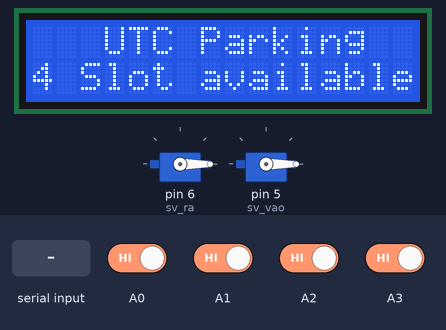
A sketch run on a simulated Arduino Uno, built with avr-gcc and run on an emulated ATmega328P. On the bench: 16×2 character LCD, 2 × servo. The inputs (shaded band) are chosen by the test bench; at power-on: A0–3 HIGH. What the sketch prints to the serial monitor is not drawn.

Above: at 1.3 s.
1.4 s: "1" received over Serial
At 2.1 s:
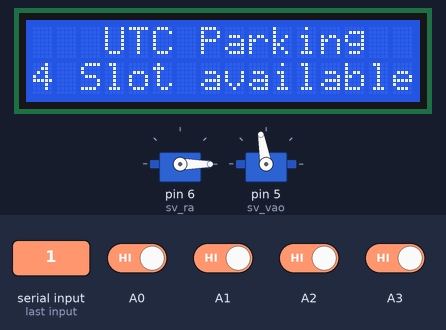
2.9 s: "2" received over Serial
At 4.0 s:
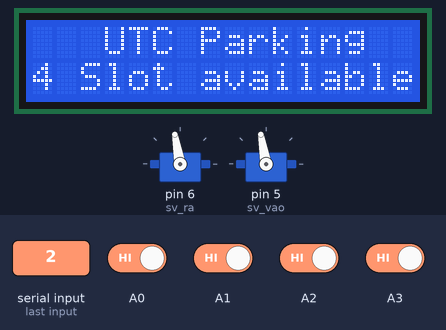
4.4 s: A0 driven LOW
At 5.1 s:
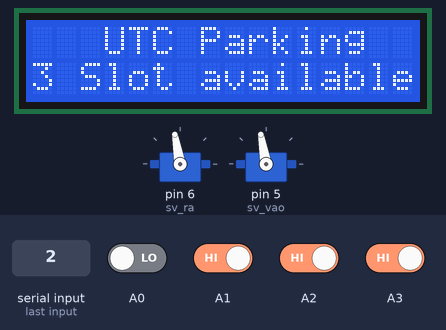
7.4 s: A1 driven LOW
At 8.2 s:
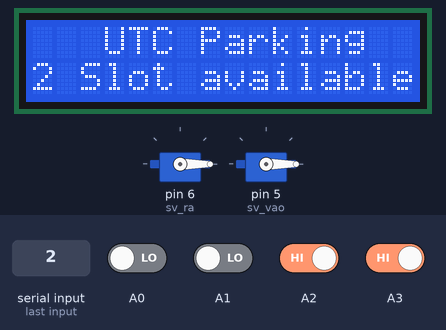
8.9 s: A2 driven LOW
At 9.3 s:
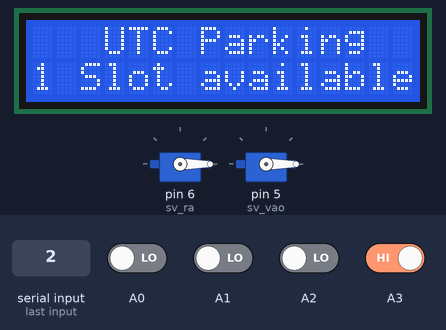
10.5 s: A3 driven LOW
At 11.5 s:
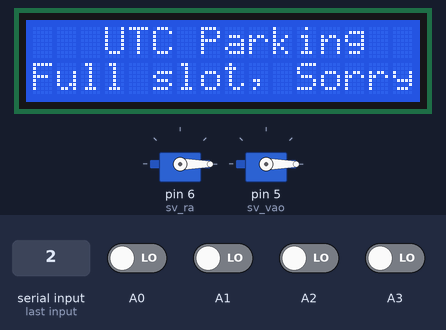
Timing chart, 0 to 13.0 s (numbered marks = the images above; inputs shaded):
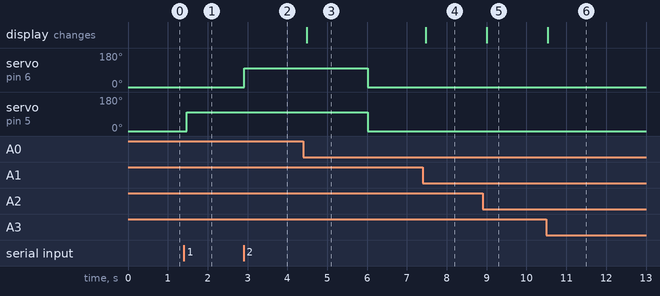

Measured:
- after the input at 1.4 s, servo on pin 5 (sv_vao): 0° → 100° after 0.07 s
- after the input at 2.9 s, servo on pin 6 (sv_ra): 0° → 100° at once
- after the input at 4.4 s, the display: changes after 0.08 s (image 3)
- after the input at 7.4 s, the display: changes after 0.07 s (image 4)
- after the input at 8.9 s, the display: changes after 0.10 s (image 5)
- after the input at 10.5 s, the display: changes at once (image 6)

The sketch:

use_millis.ino
```cpp
//lcd, button, servo
#include <Wire.h>
#include <LiquidCrystal_I2C.h>
LiquidCrystal_I2C lcd(0x27, 16, 2);
int a = 0 , b = 0, c = 0, d = 0;
int count = 0;

//rfid
#include <SPI.h>
#include <MFRC522.h>
#include <Servo.h>

#define RST_PIN         9
#define SS_RA         8           // Configurable, see typical pin layout above
#define SS_VAO         10          // Configurable, see typical pin layout above
Servo sv_vao, sv_ra;
int sv;

MFRC522 mfrc522_ra(SS_RA, RST_PIN);   // Create mfrc522_ra instance.
MFRC522 mfrc522_vao(SS_VAO, RST_PIN);   // Create mfrc522_ra instance.

long prevTime = 0;

void setup()
{
  // initialize the LCD
  Serial.begin(9600);
  lcd.init();
  lcd.backlight();

  // initialize the RFID
  while (!Serial);    // Do nothing if no serial port is opened (added for Arduinos based on ATMEGA32U4)
  SPI.begin();        // Init SPI bus
  //rfid_ra
  mfrc522_ra.PCD_Init(); // Init mfrc522_ra card
  sv_ra.attach(6);
  sv_ra.write(0);
  //rfid_vao
  mfrc522_vao.PCD_Init(); // Init mfrc522_vao card
  sv_vao.attach(5);
  sv_vao.write(0);
}

void loop()
{
  button();
  stop_servo();
  hien_thi();
  the_vao();
  the_ra();
}

void button() {
  while (Serial.available())
  {
    sv = Serial.read();
    Serial.println(sv);
//    delay(200);
  }
  if (sv == '1')
  {
    if (count == 4) sv = 0;
    else {
      sv_vao.write(100);
      sv = 0;
      prevTime = millis();
    }
  }
  if (sv == '2')
  {
    sv_ra.write(100);
    sv = 0;
    prevTime = millis();
  }
}

void stop_servo() {
  if (millis() - prevTime >= 3000 && sv_vao.read() == 100) {
    sv_vao.write(0);
  }
  if (millis() - prevTime >= 3000 && sv_ra.read() == 100) {
    sv_ra.write(0);
  }
}

void the_vao() {
  // Look for new cards
  if ( ! mfrc522_vao.PICC_IsNewCardPresent())
    return;
  // Select one of the cards
  if ( ! mfrc522_vao.PICC_ReadCardSerial())
    return;

  Serial.print("ci");
  Serial.print(mfrc522_vao.uid.uidByte[0], HEX);
  Serial.print(mfrc522_vao.uid.uidByte[1], HEX);
  Serial.print(mfrc522_vao.uid.uidByte[2], HEX);
  Serial.println(mfrc522_vao.uid.uidByte[3], HEX);

  mfrc522_vao.PICC_HaltA();
  mfrc522_vao.PCD_StopCrypto1();
}

void the_ra() {
  // Look for new cards
  if ( ! mfrc522_ra.PICC_IsNewCardPresent())
    return;
  // Select one of the cards
  if ( ! mfrc522_ra.PICC_ReadCardSerial())
    return;
  Serial.print("co");
  Serial.print(mfrc522_ra.uid.uidByte[0], HEX);
  Serial.print(mfrc522_ra.uid.uidByte[1], HEX);
  Serial.print(mfrc522_ra.uid.uidByte[2], HEX);
  Serial.println(mfrc522_ra.uid.uidByte[3], HEX);

  mfrc522_ra.PICC_HaltA();
  mfrc522_ra.PCD_StopCrypto1();
}

void hien_thi() {
  if (digitalRead(A3) == 0)
  {
    a = 1;
  }
  else
  {
    a = 0;
  }

  if (digitalRead(A2) == 0)
  {
    b = 1;
  }
  else
  {
    b = 0;
  }
  if (digitalRead(A1) == 0)
  {
    c = 1;
  }
  else
  {
    c = 0;
  }

  if (digitalRead(A0) == 0)
  {
    d = 1;
  }
  else
  {
    d = 0;
  }

  count = a + b + c + d;

  if (count == 4)
  {
    lcd.setCursor(0, 1);
    lcd.print("Full slot, Sorry");
  }
  else
  {
    lcd.setCursor(0, 1);
    lcd.print(4 - count);
    lcd.print(" Slot available");
  }

  lcd.setCursor(3, 0);
  lcd.print("UTC Parking");
}
```
